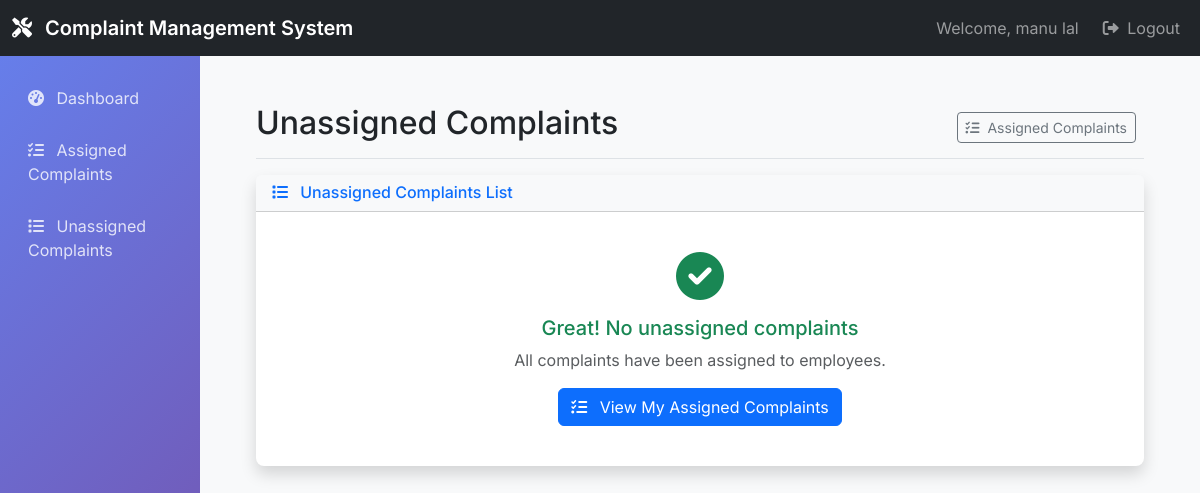
Before: /employee/complaints/unassigned/ (signed in) with the older database file.
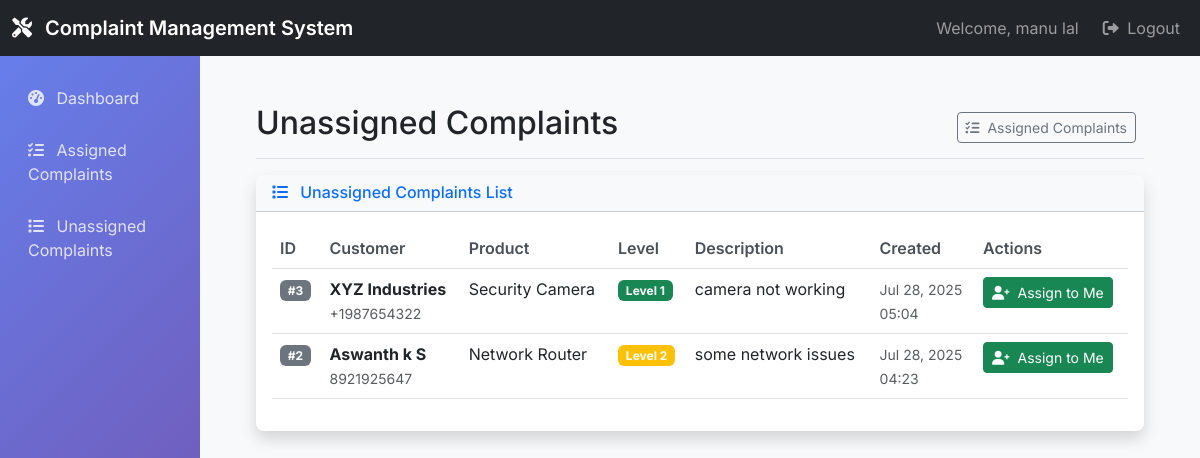
After: the same page with the newer database file.
### complaints/models.py (models this page shows, shortened)
class Complaint(models.Model):
    COMPLAINT_LEVEL_CHOICES = (
        ('Level 1', 'Level 1'),
        ('Level 2', 'Level 2'),
        ('Level 3', 'Level 3'),
    )
    STATUS_CHOICES = (
        ('Pending', 'Pending'),
        ('Closed', 'Closed'),
        ('Not Closed', 'Not Closed'),
    )
    customer = models.ForeignKey(Customer, on_delete=models.CASCADE)
    product = models.ForeignKey(Product, on_delete=models.CASCADE)
    complaint_level = models.CharField(max_length=10, choices=COMPLAINT_LEVEL_CHOICES)
    description = models.TextField()
    location_lat = models.FloatField(blank=True, null=True)
    location_lng = models.FloatField(blank=True, null=True)
    status = models.CharField(max_length=20, choices=STATUS_CHOICES, default='Pending')
    assigned_to = models.ForeignKey(Employee, on_delete=models.SET_NULL, blank=True, null=True)
    created_by = models.ForeignKey(User, on_delete=models.CASCADE, related_name='created_complaints')
    created_at = models.DateTimeField(auto_now_add=True)

class Customer(models.Model):
    name = models.CharField(max_length=100)
    contact_number = models.CharField(max_length=15)
    email = models.EmailField()
    address = models.TextField()

class Product(models.Model):
    name = models.CharField(max_length=100)
    price = models.DecimalField(max_digits=10, decimal_places=2)
    tax = models.DecimalField(max_digits=5, decimal_places=2)  # in percent

### complaints/views.py (the view)
# urls.py: path('employee/complaints/unassigned/', views.unassigned_complaints, name='unassigned_complaints'),
@login_required
@user_passes_test(is_employee)
def unassigned_complaints(request):
    complaints = Complaint.objects.filter(assigned_to__isnull=True).order_by('-created_at')
    return render(request, 'employees/unassigned_complaints.html', {'complaints': complaints})

### complaints/views.py (called while the page is built)
def is_employee(user):
    return user.is_authenticated and user.role == 'employee'

### templates/employees/unassigned_complaints.html (shortened to what this page needs)
{% extends 'base.html' %}
{% block content %}
<div class="d-flex justify-content-between flex-wrap flex-md-nowrap align-items-center pt-3 pb-2 mb-3 border-bottom">
    <h1 class="h2">Unassigned Complaints</h1>
    <div class="btn-toolbar mb-2 mb-md-0">
        <div class="btn-group me-2">
            <a href="{% url 'assigned_complaints' %}" class="btn btn-sm btn-outline-secondary">
                <i class="fas fa-tasks me-1"></i>
                Assigned Complaints
            </a>
        </div>
    </div>
</div>
<div class="card border-0 shadow">
    <div class="card-header bg-light">
        <h6 class="m-0 font-weight-bold text-primary">
            <i class="fas fa-list me-2"></i>
            Unassigned Complaints List
        </h6>
    </div>
    <div class="card-body">
        {% if complaints %}
        <div class="table-responsive">
            <table class="table table-hover">
                <thead>
                    <tr>
                        <th>ID</th>
                        <th>Customer</th>
                        <th>Product</th>
                        <th>Level</th>
                        <th>Description</th>
                        <th>Created</th>
                        <th>Actions</th>
                    </tr>
                </thead>
                <tbody>
                    {% for complaint in complaints %}
                    <tr>
                        <td>
                            <span class="badge bg-secondary">#{{ complaint.id }}</span>
                        </td>
                        <td>
                            <div class="fw-bold">{{ complaint.customer.name }}</div>
                            <small class="text-muted">{{ complaint.customer.contact_number }}</small>
                        </td>
                        <td>{{ complaint.product.name }}</td>
                        <td>
                            {% if complaint.complaint_level == 'Level 1' %}
                                <span class="badge bg-success">{{ complaint.complaint_level }}</span>
                            {% elif complaint.complaint_level == 'Level 2' %}
                                <span class="badge bg-warning">{{ complaint.complaint_level }}</span>
                            {% else %}
                                <span class="badge bg-danger">{{ complaint.complaint_level }}</span>
                            {% endif %}
                        </td>
                        <td>
                            <div class="text-truncate" style="max-width: 200px;" title="{{ complaint.description }}">
                                {{ complaint.description }}
                            </div>
                        </td>
                        <td>
                            <small class="text-muted">{{ complaint.created_at|date:"M d, Y" }}</small><br>
                            <small class="text-muted">{{ complaint.created_at|time:"H:i" }}</small>
                        </td>
                        <td>
                            <a href="{% url 'assign_to_me' complaint.pk %}" class="btn btn-sm btn-success">
                                <i class="fas fa-user-plus me-1"></i>
                                Assign to Me
                            </a>
                        </td>
                    </tr>
                    {% endfor %}
                </tbody>
            </table>
        </div>
        {% else %}
        <div class="text-center py-4">
            <i class="fas fa-check-circle fa-3x text-success mb-3"></i>
            <h5 class="text-success">Great! No unassigned complaints</h5>
            <p class="text-muted">All complaints have been assigned to employees.</p>
            <a href="{% url 'assigned_complaints' %}" class="btn btn-primary">
                <i class="fas fa-tasks me-2"></i>
                View My Assigned Complaints
            </a>
        </div>
        {% endif %}
    </div>
</div>
{% endblock %}

Changed rows visible on the page:
added Complaint: id "3", customer.name "XYZ Industries", customer.contact_number "+1987654322", product.name "Security Camera", complaint_level "Level 1", description "camera not working", created_at "Jul 28, 2025", created_at "05:04"
added Complaint: id "2", customer.name "Aswanth k S", customer.contact_number "8921925647", product.name "Network Router", complaint_level "Level 2", description "some network issues", created_at "Jul 28, 2025", created_at "04:23"
Other visible differences:
text no longer shown: "Great! No unassigned complaints All complaints have been assigned to employees. View My Assigned Complaints"
text now shown: "ID Customer Product Level Description Created Actions"
